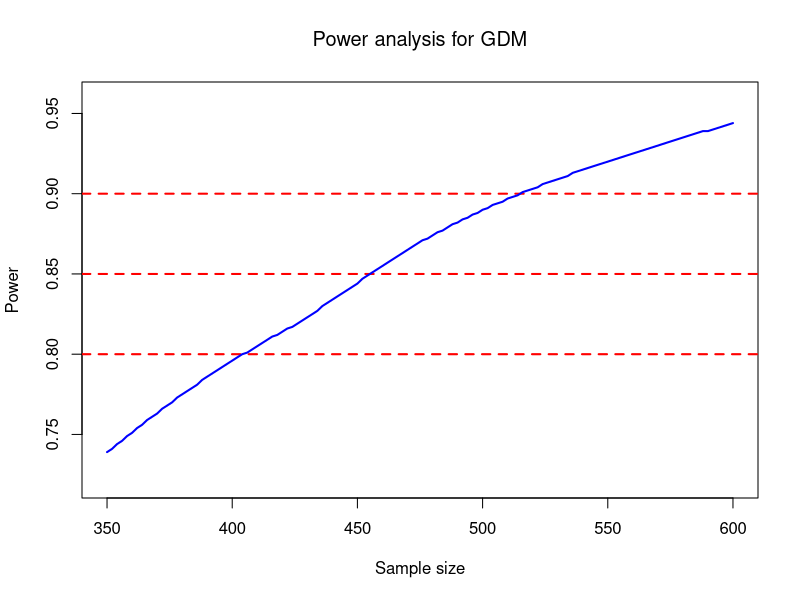

The R script that drew this image:
## ---- chunk 1
knitr::opts_chunk$set(echo = TRUE)
## ---- chunk 2
#given proportion 
px3=0.11
px4=0.07
px5=0.08
px6=0.06
px7=0.05

###################

  Outcome0 = NULL
  
  for (t in seq(350, 600, by=2)){  # change the possible sample size graudally from 400 to 700.  
    
    n=t
    count=0
    M=500   # times of simulation
    for (i in 1:M){
      
      # for a given sample size (400), for the first simulation,
      # we use rbinom function simulate the contingencey table as below with above given proportions,
      # and calculate the p value by using Chi square test for the simulation
      x3=rbinom(1,n,px3)
      x4=rbinom(1,n,px4)
      x5=rbinom(1,n,px5)
      x6=rbinom(1,n,px6)
      x7=rbinom(1,n,px7)
            
      data=matrix(c(x3,n-x3,x4,n-x4,x5,n-x5,x6,n-x6,x7,n-x7 ),ncol=2,byrow=T)   
      
      # if the p value of this simulation is less than 0.05, it means we get the significant result for the given this sample size this time. it means we detected the difference in this simulation experiment when the difference is true. 
      pv=prop.test(data)$p.value      
      
      count=as.numeric(pv<0.05)+count  #sum of pv<0.05
    }  #end loop of p value 
    power0=count/M 
    
    temp <- data.frame(size=t,power=power0)
    Outcome0 =  rbind(Outcome0, temp)
  }  #end loop of power from different sample size
  
  # generate a new variable named "power_loess" by loess method because the curve of sample size and power is not enough smooth
  power_loess <- round(predict(loess(Outcome0$power ~ Outcome0$size,data=Outcome0,span=0.6)),3)
  Outcome0 =  data.frame(Outcome0, power_loess)
  
  # plot a line chart of the power and sample size, and smooth the curve by loess method
  plot (Outcome0$size, Outcome0$power,type = "n", ylab = "Power",xlab="Sample size",
        main = expression(paste("Power analysis for GDM"))) 
  abline(h=0.9,col='red',lwd=2,lty=2)
  abline(h=0.85, col='red',lwd=2,lty=2)
  abline(h=0.8,col='red',lwd=2,lty=2)
  lines(Outcome0$size,power_loess,col="blue",lwd=2)
